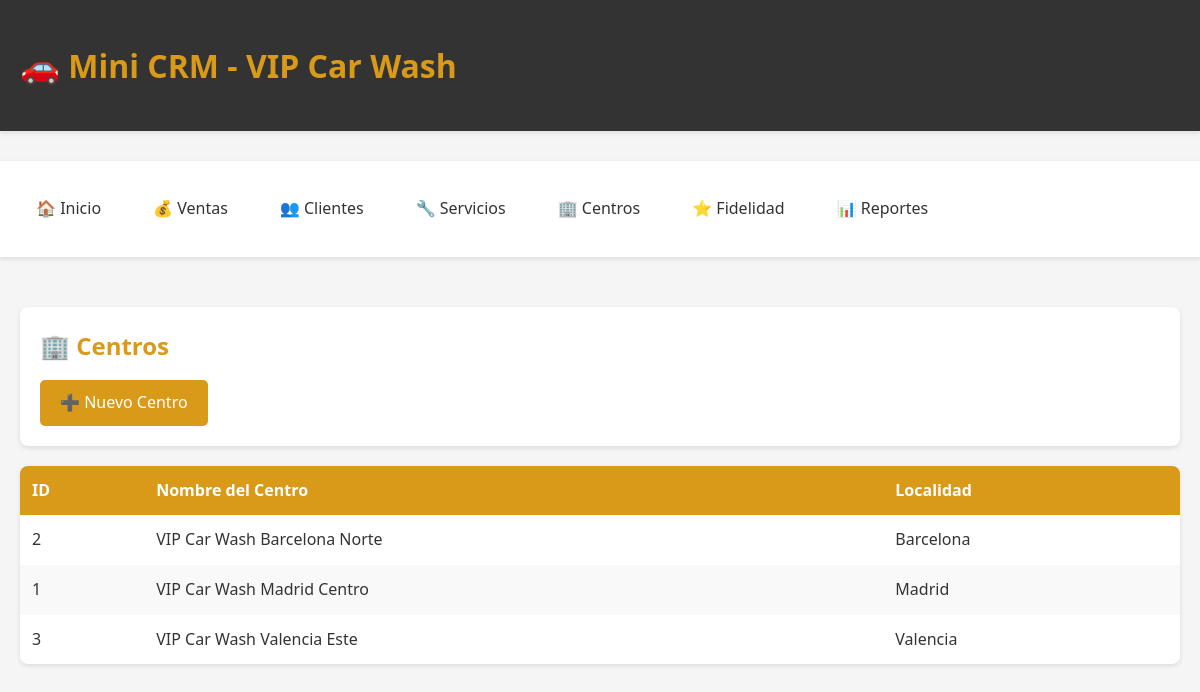
The page /centros on the database its author committed.
### tables this page shows
CREATE TABLE centros (
            id INTEGER PRIMARY KEY AUTOINCREMENT,
            nombre_centro TEXT NOT NULL UNIQUE,
            localidad TEXT NOT NULL
        );

### app.py (the view)
@app.route('/centros')
def centros():
    lista_centros = database.get_centros()
    return render_template('centros.html', centros=lista_centros)

### database.py (called while the page is built)
def get_connection():
    conn = sqlite3.connect(config.DATABASE_PATH)
    conn.row_factory = sqlite3.Row
    return conn

def get_centros():
    conn = get_connection()
    cursor = conn.cursor()
    cursor.execute('SELECT * FROM centros ORDER BY nombre_centro')
    centros = cursor.fetchall()
    conn.close()
    return centros

### templates/centros.html (shortened to what this page needs)
{% extends "base.html" %}
{% block content %}
<div class="card">
    <h2>🏢 Centros</h2>
    <a href="{{ url_for('nuevo_centro') }}" class="btn">➕ Nuevo Centro</a>
</div>
{% if centros %}
<table>
    <thead>
        <tr>
            <th>ID</th>
            <th>Nombre del Centro</th>
            <th>Localidad</th>
        </tr>
    </thead>
    <tbody>
        {% for centro in centros %}
        <tr>
            <td>{{ centro.id }}</td>
            <td>{{ centro.nombre_centro }}</td>
            <td>{{ centro.localidad }}</td>
        </tr>
        {% endfor %}
    </tbody>
</table>
{% else %}
<div class="card">
    <p>No hay centros registrados.</p>
</div>
{% endif %}
{% endblock %}

### static/css/style.css (style rules this page uses)
:root { --primary-color: #d99a1a; --primary-dark: #b8820f; --secondary-color: #333333; --background: #f5f5f5; --card-bg: #ffffff; --text-color: #333333; --text-light: #666666; --border-color: #dddddd; --success: #28a745; --danger: #dc3545; --warning: #ffc107; }
* { margin: 0; padding: 0; box-sizing: border-box; }
body { font-family: 'Segoe UI', Tahoma, Geneva, Verdana, sans-serif; background-color: var(--background); color: var(--text-color); line-height: 1.6; }
.btn { display: inline-block; padding: 10px 20px; background-color: var(--primary-color); color: white; text-decoration: none; border: none; border-radius: 5px; cursor: pointer; font-size: 1rem; transition: background-color 0.3s; }
.card { background-color: var(--card-bg); border-radius: 8px; padding: 20px; margin-bottom: 20px; box-shadow: 0 2px 5px rgba(0,0,0,0.1); }
.card h2 { color: var(--primary-color); margin-bottom: 15px; }
table { width: 100%; border-collapse: collapse; background-color: white; box-shadow: 0 2px 5px rgba(0,0,0,0.1); border-radius: 8px; overflow: hidden; }
table thead { background-color: var(--primary-color); color: white; }
table th, table td { padding: 12px; text-align: left; }
table tbody tr:nth-child(even) { background-color: #f9f9f9; }

### rows shown on the page
centros: id "2", nombre_centro "VIP Car Wash Barcelona Norte", localidad "Barcelona"
centros: id "1", nombre_centro "VIP Car Wash Madrid Centro", localidad "Madrid"
centros: id "3", nombre_centro "VIP Car Wash Valencia Este", localidad "Valencia"
